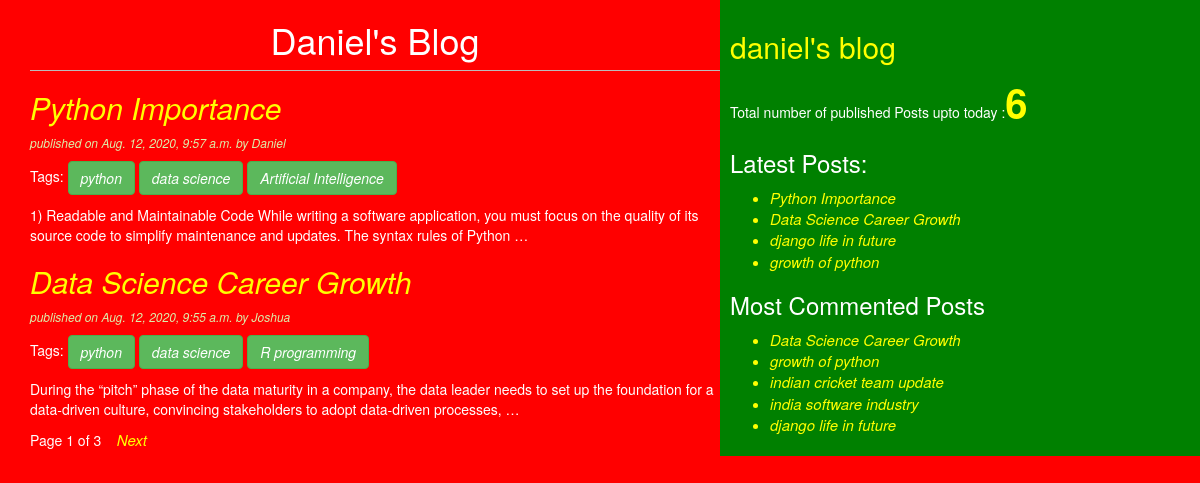
The page / on the database its author committed.
### testapp/models.py (models this page shows, shortened)
class Post(models.Model):
    STATUS_CHOICE=(('draft','Draft'),('published','Published'))
    title=models.CharField(max_length=256)
    slug=models.SlugField(max_length=256,unique_for_date='publish')
    author=models.ForeignKey(User,related_name='blog_posts',on_delete=models.CASCADE)
    body=models.TextField()
    publish=models.DateTimeField(default=timezone.now)
    created=models.DateTimeField(auto_now_add=True)
    updated=models.DateTimeField(auto_now=True)
    status=models.CharField(max_length=10,choices=STATUS_CHOICE,default='draft')
    objects=CustomManager()
    tags=TaggableManager()
    class Meta:
        ordering=('-publish',)
    def get_absolute_url(self):
        return reverse('post_detail',args=[self.publish.year,self.publish.strftime('%m'),self.publish.strftime('%d'),self.slug])

### testapp/views.py (the view)
# urls.py: path('', views.post_list_view),
def post_list_view(request,tag_slug=None):
    post_list=Post.objects.all()
    tag=None
    if tag_slug:
        tag=get_object_or_404(Tag,slug=tag_slug)
        post_list=post_list.filter(tags__in=[tag])
    paginator=Paginator(post_list,2)
    page_number=request.GET.get('page')
    try:
        post_list=paginator.page(page_number)
    except PageNotAnInteger:
        post_list=paginator.page(1)
    except EmptyPage:
        post_list=paginator.page(paginator.num_pages)
    return render(request,'testapp/post_list.html',{'post_list':post_list,'tag':tag})

### testapp/models.py (called while the page is built)
    def get_queryset(self):
        return super().get_queryset().filter(status='published')

### testapp/templatetags/blog_tags.py (called while the page is built)
@register.simple_tag
def total_posts():
    return Post.objects.count()

@register.inclusion_tag('testapp/latest_posts123.html')
def show_latest_posts(count=3):
    latest_posts=Post.objects.order_by('-publish')[:count]
    return {'latest_posts':latest_posts}

@register.simple_tag
def get_most_commented_posts(count=5):
    return Post.objects.annotate(total_comments=Count('comments')).order_by('-total_comments')[:count]

### templates/testapp/post_list.html (shortened to what this page needs)
<!DOCTYPE html>
{%extends 'testapp/base.html'%}
{%block content%}
  <h1>Daniel's Blog</h1>
  {%for post in post_list%}
    <a href="{{post.get_absolute_url}}"><h2>{{post.title}}</h2></a>
    <p id='date'>published on {{post.publish}} by {{post.author|title}}</p>
    <p>Tags:
      {%for tag in post.tags.all%}
        <a href="{%url 'post_list_by_tag_name' tag.slug%}" class="btn btn-success">{{tag.name}}</a>
      {%endfor%}
    </p>
    {{post.body|truncatewords:30|linebreaks}}
  {%endfor%}
  {%include 'testapp/pagination.html' with page=post_list%}
{%endblock%}

### templates/testapp/base.html (shortened to what this page needs)
<!DOCTYPE html>
{%load blog_tags%}
{%load static%}
<html lang="en" dir="ltr">
  <head>
    <link rel="stylesheet" href="https://stackpath.bootstrapcdn.com/bootstrap/3.4.1/css/bootstrap.min.css">
    <link rel="stylesheet" href="{% static "css/blog.css" %}">
  </head>
  <body>
    <div class="content">
      {%block content%}{%endblock%}
    </div>
    <div class="sidebar">
      <h2>daniel's blog</h2>
      <p>Total number of published Posts upto today :<span id='pcount'>{%total_posts%}</span> </p>
      <h3>Latest Posts:</h3><span id='updates'>{%show_latest_posts 4%}</span>
      <h3>Most Commented Posts</h3>
      {%get_most_commented_posts as most_commented_posts%}
      <ul>
        {%for post in most_commented_posts%}
        <li> <a href="{{post.get_absolute_url}}">{{post.title}}</a></li>
        {%endfor%}
      </ul>
    </div>
  </body>
</html>

### templates/testapp/pagination.html (shortened to what this page needs)
<div class="paginator">
  <span>Page {{page.number}} of {{page.paginator.num_pages}}</span>&nbsp &nbsp
  {%if page.has_next%}
    <a href="?page={{page.next_page_number }}">Next</a>
  {%endif%}
</div>

### templates/testapp/latest_posts123.html
<ul>
  {%for post in latest_posts%}
  <li><a href="{{post.get_absolute_url}}">{{post.title}}</a></li>
  {%endfor%}
</ul>

### static/css/blog.css (style rules this page uses)
.content { width: 60%; float:left; padding: 0 0 0 30px; background: red; }
.sidebar { width:40%; float: right; padding:10px; background: green; }
h1 { text-align: center; border-bottom: 1px solid #bbb; padding-bottom: 10px; }
h2 { color:yellow; }
body { color: white; background-color: red; }
#date { color:#dea; font-size:12px; font-style:italic; }
a { color:yellow; font-size: 15px; font-style: italic; }
#pcount { font-size:40px; color:yellow; font-weight: bold; }
li { color:yellow; }

### rows shown on the page
Post: title "Python Importance", publish "Aug. 12, 2020, 9:57 a.m.", author "Daniel", body "1) Readable and Maintainable Code While writing a software application, you must focus on the quality of its source code to simplify maintenance and updates. The syntax rules of Python …"
Tag: name "python"
Tag: name "data science"
Tag: name "Artificial Intelligence"
Post: title "Data Science Career Growth", publish "Aug. 12, 2020, 9:55 a.m.", author "Joshua", body "During the “pitch” phase of the data maturity in a company, the data leader needs to set up the foundation for a data-driven culture, convincing stakeholders to adopt data-driven processes, …"
Tag: name "R programming"
Post: title "django life in future"
Post: title "growth of python"
Post: title "indian cricket team update"
Post: title "india software industry"

### other values the page prints
{{ page.number }} "1"
{{ page.paginator.num_pages }} "3"
